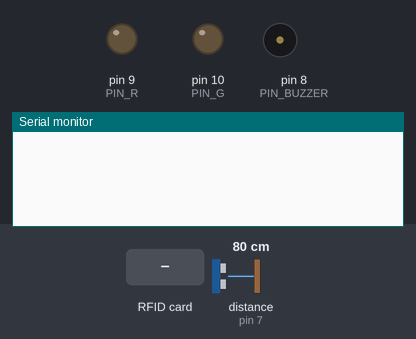
A sketch run on a simulated Arduino Uno, built with avr-gcc and run on an emulated ATmega328P. On the bench: output pins drawn as LEDs (lit = HIGH), buzzer (waves = sounding, pin HIGH), the last lines printed to the serial monitor. Wiring (inferred from the names in the program): ultrasonic range finder: trigger pin 6; echo pin 7. The inputs (shaded band) are chosen by the test bench; at power-on: distance to the obstacle (sensor on pin 7) 80 cm. The echo pulse lasts 58.3 µs per cm; pins used as bus, display or sensor lines are not drawn.

Above: at 1.2 s.
1.3 s: distance to the obstacle (sensor on pin 7) set to 2 cm
At 2.5 s:
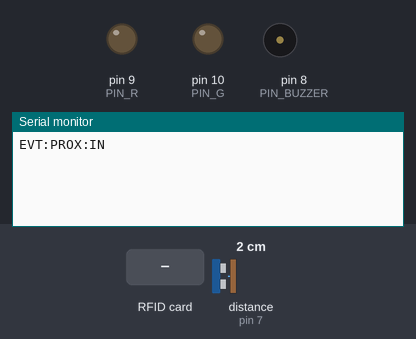
2.8 s: RFID card 5E 7A 19 C4 held to the reader
At 3.3 s:
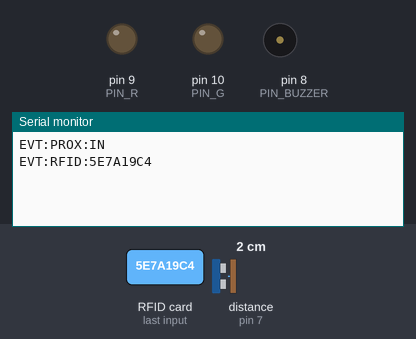

Measured:
- after the input at 1.3 s, the serial monitor: prints a new line at once (image 1)
- after the input at 2.8 s, the serial monitor: prints a new line at once (image 2)

The sketch:

sentinela_solo.ino
```cpp
/*
 * Sentinela de Solo — firmware do nó físico (Arduino UNO)
 * ---------------------------------------------------------
 * Camada de physical computing da solução de visão computacional.
 *
 * Conversa com o Python por SERIAL (115200 bps):
 *   Recebe:  CMD:<ESTADO>:<NIVEL>\n
 *            ESTADO em {SEM_PESSOA, NORMAL, SUSPEITA, ALERTA}
 *            NIVEL  em {OK, ALTA, LOTADO}
 *   Envia:   EVT:RFID:<uid>\n        (check-in de pessoa cadastrada)
 *            EVT:PROX:IN\n           (alguém detectado na porta)
 *
 * Atuadores: LED RGB (estado do abrigo) + buzzer (alerta de queda).
 * Sensores:  RFID MFRC522 (check-in) + ultrassônico HC-SR04 (fluxo na porta).
 *
 * Ligações (sugestão):
 *   LED RGB:    R=9, G=10, B=11  (PWM, com resistores)
 *   Buzzer:     8
 *   HC-SR04:    TRIG=6, ECHO=7
 *   MFRC522:    SDA/SS=10? -> use SS=A0 p/ não colidir; RST=A1; SPI: 13/12/11
 *               (ajuste conforme seu shield)
 */

#include <SPI.h>
#include <MFRC522.h>

// ---- pinos ----
const uint8_t PIN_R = 9, PIN_G = 10, PIN_B = 11;   // LED RGB (PWM)
const uint8_t PIN_BUZZER = 8;
const uint8_t PIN_TRIG = 6, PIN_ECHO = 7;          // HC-SR04
const uint8_t PIN_SS = A0, PIN_RST = A1;           // MFRC522

MFRC522 rfid(PIN_SS, PIN_RST);

// ---- estado recebido do Python ----
String estado = "SEM_PESSOA";
String nivel  = "OK";

// ---- controle de presença (HC-SR04) ----
const float LIMIAR_CM = 80.0;   // < isso = alguém na porta
bool presencaAnterior = false;
unsigned long ultimaLeituraProx = 0;

void setRGB(uint8_t r, uint8_t g, uint8_t b) {
  analogWrite(PIN_R, r); analogWrite(PIN_G, g); analogWrite(PIN_B, b);
}

float medirDistanciaCm() {
  digitalWrite(PIN_TRIG, LOW);  delayMicroseconds(2);
  digitalWrite(PIN_TRIG, HIGH); delayMicroseconds(10);
  digitalWrite(PIN_TRIG, LOW);
  unsigned long dur = pulseIn(PIN_ECHO, HIGH, 30000UL); // timeout 30 ms
  if (dur == 0) return 9999.0;                          // sem eco
  return dur / 58.0;                                    // us -> cm
}

void setup() {
  Serial.begin(115200);
  pinMode(PIN_R, OUTPUT); pinMode(PIN_G, OUTPUT); pinMode(PIN_B, OUTPUT);
  pinMode(PIN_BUZZER, OUTPUT);
  pinMode(PIN_TRIG, OUTPUT); pinMode(PIN_ECHO, INPUT);
  SPI.begin();
  rfid.PCD_Init();
  setRGB(0, 0, 0);
}

void aplicarAtuadores() {
  // Prioridade: ALERTA de queda > lotação > estado normal.
  if (estado == "ALERTA") {
    setRGB(255, 0, 0);                       // vermelho
    tone(PIN_BUZZER, 1000);                  // buzzer contínuo
  } else if (estado == "SUSPEITA") {
    setRGB(255, 120, 0);                     // laranja (verificando)
    noTone(PIN_BUZZER);
  } else if (nivel == "LOTADO") {
    setRGB(255, 0, 0); noTone(PIN_BUZZER);   // vermelho de lotação
  } else if (nivel == "ALTA") {
    setRGB(255, 200, 0); noTone(PIN_BUZZER); // amarelo
  } else if (estado == "NORMAL") {
    setRGB(0, 180, 0); noTone(PIN_BUZZER);   // verde
  } else {                                   // SEM_PESSOA
    setRGB(0, 0, 0); noTone(PIN_BUZZER);
  }
}

void lerComandoSerial() {
  // Formato: CMD:ESTADO:NIVEL
  String linha = Serial.readStringUntil('\n');
  linha.trim();
  if (!linha.startsWith("CMD:")) return;
  int p1 = linha.indexOf(':');
  int p2 = linha.indexOf(':', p1 + 1);
  if (p2 < 0) return;
  estado = linha.substring(p1 + 1, p2);
  nivel  = linha.substring(p2 + 1);
}

void checarProximidade() {
  if (millis() - ultimaLeituraProx < 120) return; // ~8 Hz
  ultimaLeituraProx = millis();
  bool presenca = medirDistanciaCm() < LIMIAR_CM;
  if (presenca && !presencaAnterior) {
    Serial.println("EVT:PROX:IN");            // borda de subida = alguém chegou
  }
  presencaAnterior = presenca;
}

void checarRFID() {
  if (!rfid.PICC_IsNewCardPresent() || !rfid.PICC_ReadCardSerial()) return;
  String uid = "";
  for (byte i = 0; i < rfid.uid.size; i++) {
    if (rfid.uid.uidByte[i] < 0x10) uid += "0";
    uid += String(rfid.uid.uidByte[i], HEX);
  }
  uid.toUpperCase();
  Serial.print("EVT:RFID:");
  Serial.println(uid);
  rfid.PICC_HaltA();
}

void loop() {
  if (Serial.available()) lerComandoSerial();
  checarProximidade();
  checarRFID();
  aplicarAtuadores();
}
```
